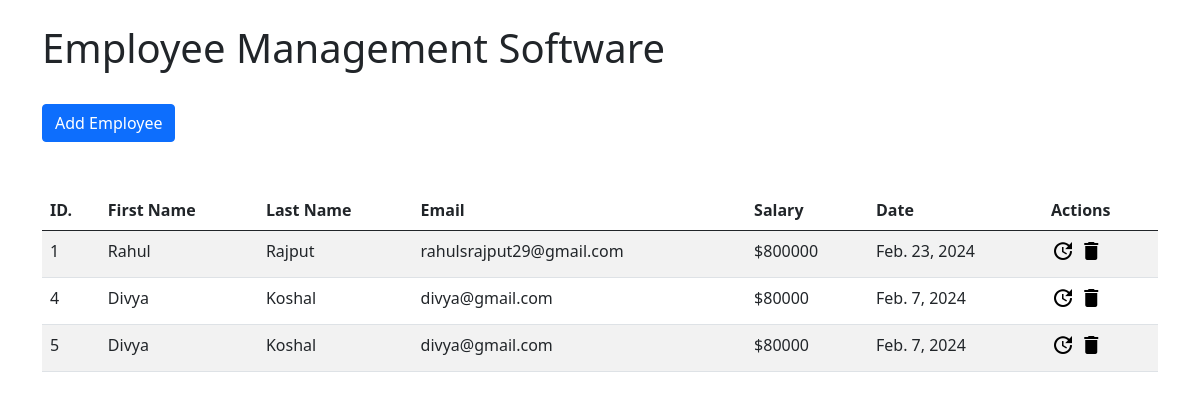
/, run on an earlier commit of the app's database.
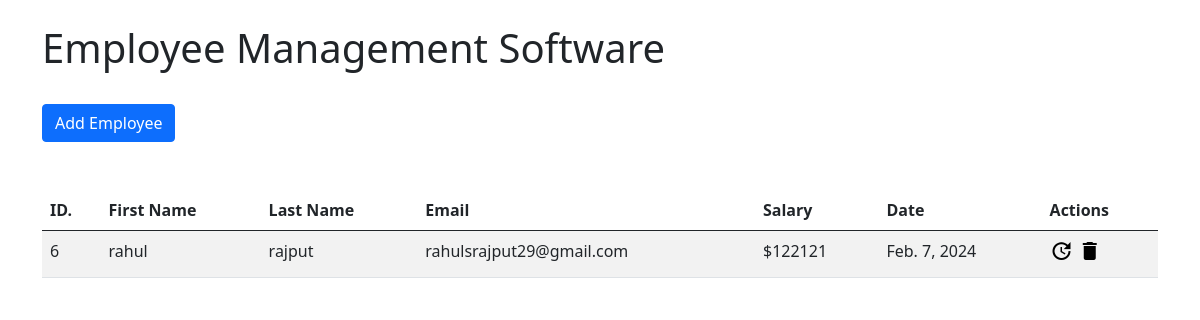
And on a later commit of the database.
### app/models.py (models this page shows)
class Employee(models.Model):
    first_name = models.CharField(max_length=200)
    last_name = models.CharField(max_length=200)
    email = models.CharField(max_length=200)
    salary = models.IntegerField()
    date_of_joining = models.DateField()

### app/views.py (the view)
# urls.py: 2. Add a URL to urlpatterns:  path('', views.home, name='home')
def home(request):
    employee_objects = Employee.objects.all()
    context = {'objects':employee_objects}
    return render(request, 'home.html',context)

### templates/home.html (shortened to what this page needs)
{% extends 'index.html' %}
{% block content %}
<div class="row">
    <div class="col-lg-8">
        <h1>Employee Management Software</h1>
    </div>
</div>
<div class="row">
    <div class="col-lg-8 mt-4">
        <a href="{% url 'Create' %}" class="btn btn-primary">Add Employee</a>
    </div>
</div>
<div class="row">
</div>
<div class="row">
    <div class="col-12 mt-4 table-responsive">
        <table class="table table-striped">
            <thead>
                <tr>
                    <th scope="col">ID.</th>
                    <th scope="col">First Name</th>
                    <th scope="col">Last Name</th>
                    <th scope="col">Email</th>
                    <th scope="col">Salary</th>
                    <th scope="col">Date</th>
                    <th scope="col">Actions</th>
                </tr>
            </thead>
            <tbody>
                {% for i in objects %}
                <tr>
                    <td>{{i.id}}</td>
                    <td>{{i.first_name}}</td>
                    <td>{{i.last_name}}</td>
                    <td>{{i.email}}</td>
                    <td>${{i.salary}}</td>
                    <td>{{i.date_of_joining}}</td>
                    <td>
                        <a href="{% url 'Update' i.id %}" style="color: black;"><i class="material-icons">&#xe923;</i></a>
                        <a href="{% url 'Delete' i.id %}" style="color: black;"><i class="material-icons">&#xe872;</i></a>
                    </td>
                </tr>
                {% endfor %}
            </tbody>
        </table>
    </div>
</div>
{% endblock %}

What changed in the data, as far as the page shows it:
removed Employee: id "1", first_name "Rahul", last_name "Rajput", email "rahulsrajput29@gmail.com", salary "800000", date_of_joining "Feb. 23, 2024"
removed Employee: id "4", first_name "Divya", last_name "Koshal", email "divya@gmail.com", salary "80000", date_of_joining "Feb. 7, 2024"
removed Employee: id "5", first_name "Divya", last_name "Koshal", email "divya@gmail.com", salary "80000", date_of_joining "Feb. 7, 2024"
added Employee: id "6", first_name "rahul", last_name "rajput", email "rahulsrajput29@gmail.com", salary "122121", date_of_joining "Feb. 7, 2024"
